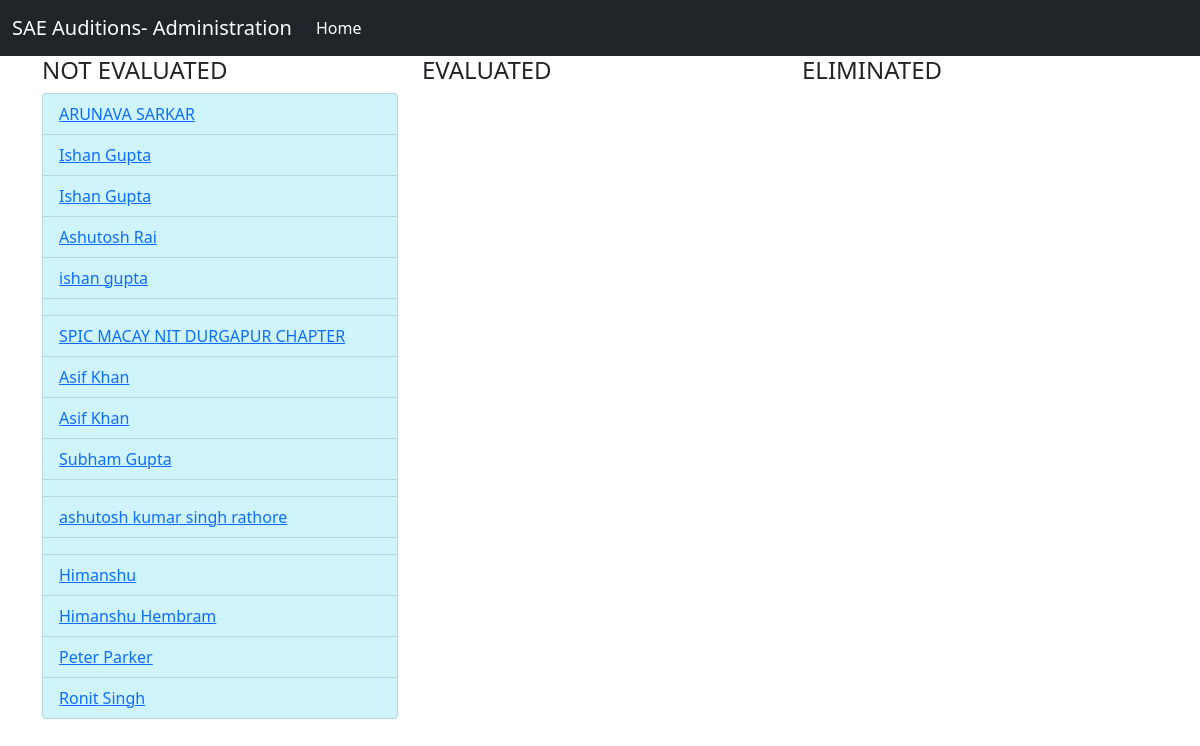
The page /administrator/ on the database as committed earlier.
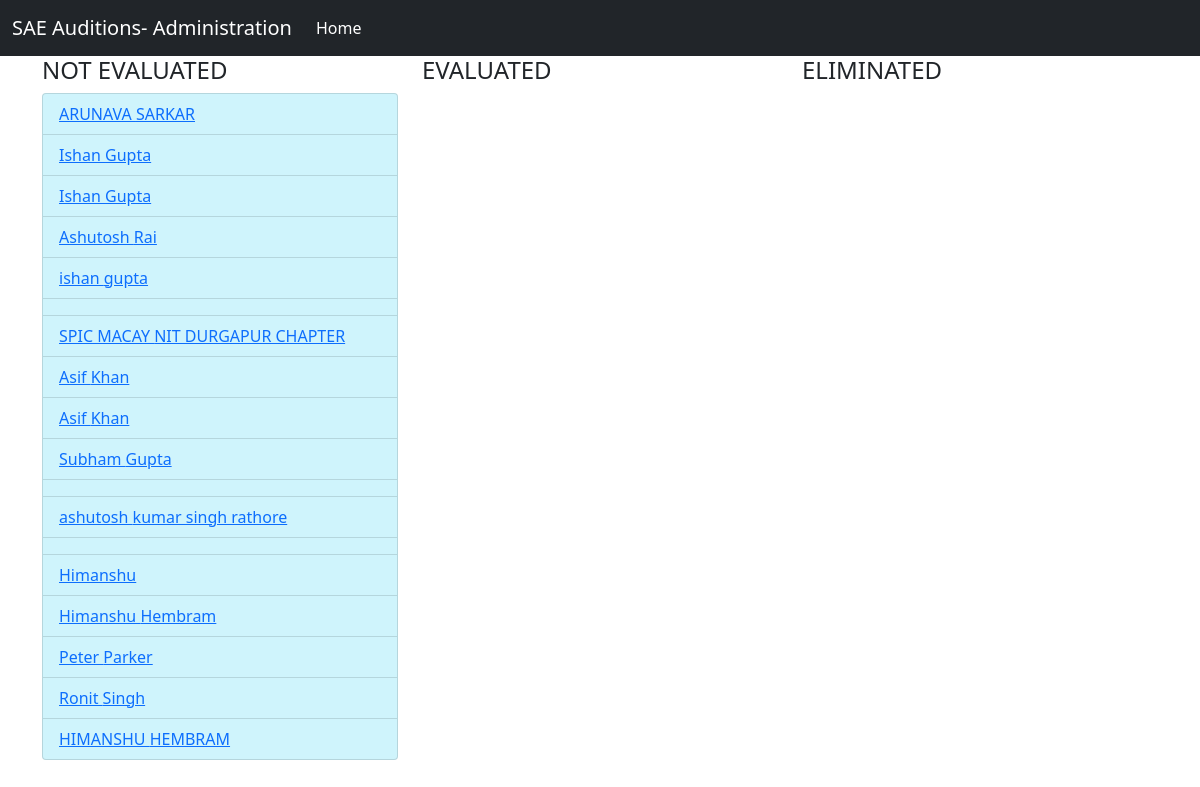
The same page on the database as committed later.
### accounts/models.py (models this page shows, shortened)
class Profile(models.Model):
    status = [
        (1,'NOT_EVALUATED'),
        (2,'EVALUATED'),
        (3,'ELIMINATED'),
    ]
    user = models.OneToOneField(User,on_delete=CASCADE)
    curr_round = models.IntegerField(default=1)
    current_status = models.IntegerField(choices=status,default=1)
    created_at = models.DateTimeField(auto_now_add=True)
    member= models.BooleanField(default=False)
    completed=models.BooleanField(default=False)

### administrator/views.py (the view)
# urls.py: path('',views.index, name='landing'),
def index(request):
    not_evaluated = Profile.objects.filter(current_status = 1)
    evaluated = Profile.objects.filter(current_status = 2)
    eliminated = Profile.objects.filter(current_status = 3)
    data = {}
    data['not_evaluated'] = not_evaluated
    data['evaluated'] = evaluated
    data['eliminated'] = eliminated
    return render(request,'administrator/dashboard.html',{'data':data})

### administrator/templates/administrator/dashboard.html (shortened to what this page needs)
{% extends 'base3.html' %}
{% block content %}
  <div class="container">
    <div class="row">
      <div class="col-4">
        <h4>NOT EVALUATED</h4>
        <ul class="list-group">
          {% for i in data.not_evaluated%}
            <li class="list-group-item list-group-item-info"> <a href="{% url 'response_detail' i.id %}">{{i.user.first_name}} {{i.user.last_name}}</a></li>
          {% endfor %}
        </ul>
      </div>
      <div class="col-4">
        <h4>EVALUATED</h4>
      </div>
      <div class="col-4">
        <h4>ELIMINATED</h4>
      </div>
    </div>
  </div>
{% endblock %}

Rows that differ between the two databases and show on the page:
added Profile: user.first_name "HIMANSHU", user.last_name "HEMBRAM"
